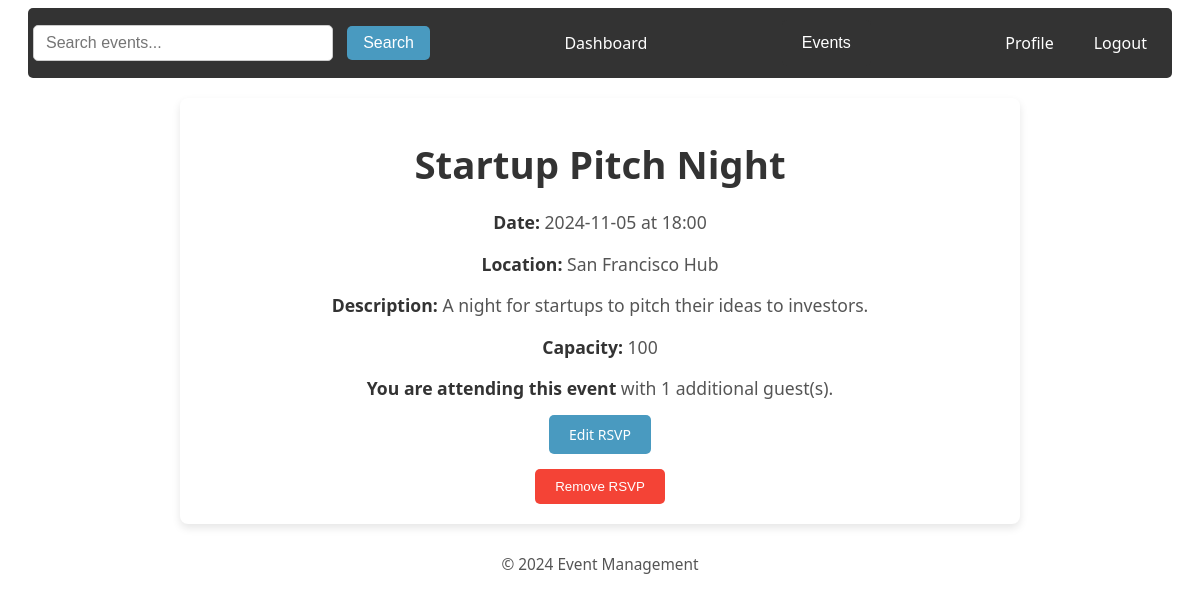
The app's page /event/11 (signed in) with its own data.
### tables this page shows
CREATE TABLE "events" (
            id INTEGER PRIMARY KEY AUTOINCREMENT,
            name TEXT NOT NULL,
            date TEXT NOT NULL,
            time TEXT NOT NULL,
            location TEXT NOT NULL,
            description TEXT,
            capacity INTEGER NOT NULL,
            host_id INTEGER NOT NULL,
            category TEXT,
            FOREIGN KEY(host_id) REFERENCES users(id)
        );

### app.py (the view)
@app.route('/event/<int:event_id>')
@login_required
def event_details_route(event_id):
    event = get_event_by_id(event_id)
    if not event:
        return "Event not found", 404
    user_id = session['user']['id']
    conn = get_db_connection()
    cursor = conn.cursor()
    cursor.execute('SELECT guests FROM rsvps WHERE user_id = ? AND event_id = ?', (user_id, event_id))
    rsvp = cursor.fetchone()
    attending_guests = None
    if rsvp:
        attending_guests = rsvp[0] - 1  # Subtract 1 to exclude the user
    return render_template('event_details.html', event=event, attending_guests=attending_guests)

### app.py (called while the page is built)
def login_required(f):
    @wraps(f)
    def decorated_function(*args, **kwargs):
        if 'logged_in' not in session:
            return redirect(url_for('index', messages="Please login to access this page"))
        return f(*args, **kwargs)
    return decorated_function

### event_manage.py (called while the page is built)
def get_db_connection():
    conn = sqlite3.connect('users.db')
    conn.row_factory = sqlite3.Row  # Allows you to fetch results as dictionaries
    return conn

def get_event_by_id(event_id):
    try:
        conn = get_db_connection()
        cursor = conn.cursor()
        cursor.execute('''
            SELECT events.*, users.username AS host_name
            FROM events
            JOIN users ON events.host_id = users.id
            WHERE events.id = ?
        ''', (event_id,))
        event = cursor.fetchone()
        if event:
            return Event(*event)  # Assuming Event class takes all values including host_name
        else:
            return None
    except Exception as e:
        print(f"Error fetching event: {e}")
        return None
    finally:
        conn.close()

### init.py (called while the page is built)
def get_db_connection():
    conn = sqlite3.connect('users.db')  # Ensure 'users.db' is the correct path to your database
    conn.row_factory = sqlite3.Row  # This allows you to treat the rows as dictionaries
    return conn

### templates/event_details.html (shortened to what this page needs)
{% extends 'base.html' %}
{% block content %}
    <link rel="stylesheet" href="{{ url_for('static', filename='css/event_details.css') }}">
    <div class="event-details-container">
        <h1>{{ event.name }}</h1>
        <p><strong>Date:</strong> {{ event.date }} at {{ event.time }}</p>
        <p><strong>Location:</strong> {{ event.location }}</p>
        <p><strong>Description:</strong> {{ event.description }}</p>
        <p><strong>Capacity:</strong> {{ event.capacity }}</p>
    {% if attending_guests is not none %}
        <p><strong>You are attending this event</strong> with {{ attending_guests }} additional guest(s).</p>
        <a href="/edit_rsvp/{{ event.id }}" class="edit-rsvp-btn">Edit RSVP</a>
        <form method="POST" action="/remove_rsvp/{{ event.id }}" class="rsvp-remove-form">
            <button type="submit" class="submit-button remove-button">Remove RSVP</button>
        </form>
    {% endif %}
{% endblock %}

### static/css/styles.css (style rules this page uses)
button { padding: 10px 20px; background-color: #777575; color: white; border: none; border-radius: 5px; cursor: pointer; align-items: center; }
body { font-family: 'Segoe UI', Tahoma, Geneva, Verdana, sans-serif; padding: 0 20px; }
h1, h2, h3 { margin-top: 20px; text-align: center; }

### static/css/event_details.css (style rules this page uses)
.event-details-container { max-width: 800px; margin: 0 auto; padding: 20px; background-color: #fff; border-radius: 8px; box-shadow: 0 4px 8px rgba(0, 0, 0, 0.1); text-align: center; }
h1 { font-size: 2.4em; margin-bottom: 20px; color: #333; text-align: center; }
p { font-size: 1.1em; margin-bottom: 15px; color: #555; }
p strong { color: #333; }
.edit-rsvp-btn { display: inline-block; padding: 10px 20px; background-color: #499ac0; color: white; text-decoration: none; border-radius: 5px; font-size: 14px; transition: background-color 0.3s ease; border: none; }
.rsvp-remove-form { margin-top: 15px; }
.remove-button { background-color: #f44336; color: white; border: none; border-radius: 5px; padding: 10px 20px; cursor: pointer; }

### records on screen
events: name "Startup Pitch Night", date "2024-11-05", time "18:00", location "San Francisco Hub", description "A night for startups to pitch their ideas to investors.", capacity "100"

### other values on screen
{{ attending_guests }} "1"
